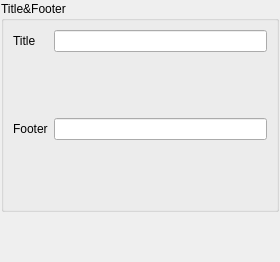
<?xml version="1.0" encoding="UTF-8"?>
<ui version="4.0">
 <class>DAPlotNodeSettingWidget</class>
 <widget class="QWidget" name="DAPlotNodeSettingWidget">
  <property name="geometry">
   <rect>
    <x>0</x>
    <y>0</y>
    <width>280</width>
    <height>262</height>
   </rect>
  </property>
  <property name="sizePolicy">
   <sizepolicy hsizetype="Preferred" vsizetype="Maximum">
    <horstretch>0</horstretch>
    <verstretch>0</verstretch>
   </sizepolicy>
  </property>
  <property name="windowTitle">
   <string>Plot Setting</string>
  </property>
  <layout class="QVBoxLayout" name="verticalLayout">
   <property name="spacing">
    <number>1</number>
   </property>
   <property name="leftMargin">
    <number>1</number>
   </property>
   <property name="topMargin">
    <number>1</number>
   </property>
   <property name="rightMargin">
    <number>1</number>
   </property>
   <property name="bottomMargin">
    <number>1</number>
   </property>
   <item>
    <widget class="QGroupBox" name="groupBoxTitles">
     <property name="title">
      <string>Title&amp;&amp;Footer</string>
     </property>
     <layout class="QGridLayout" name="gridLayout">
      <item row="2" column="0">
       <widget class="QLabel" name="label_2">
        <property name="text">
         <string>Footer</string>
        </property>
       </widget>
      </item>
      <item row="0" column="0">
       <widget class="QLabel" name="label">
        <property name="text">
         <string>Title</string>
        </property>
       </widget>
      </item>
      <item row="1" column="1">
       <widget class="DA::DAFontEditPannelWidget" name="widgetTitleFontEditer" native="true">
        <property name="sizePolicy">
         <sizepolicy hsizetype="Preferred" vsizetype="Fixed">
          <horstretch>0</horstretch>
          <verstretch>0</verstretch>
         </sizepolicy>
        </property>
        <property name="minimumSize">
         <size>
          <width>0</width>
          <height>54</height>
         </size>
        </property>
       </widget>
      </item>
      <item row="0" column="1">
       <widget class="QLineEdit" name="lineEditTitle"/>
      </item>
      <item row="2" column="1">
       <widget class="QLineEdit" name="lineEditFooter"/>
      </item>
      <item row="4" column="1">
       <widget class="DA::DAFontEditPannelWidget" name="widgetFooterFontEditer" native="true">
        <property name="sizePolicy">
         <sizepolicy hsizetype="Preferred" vsizetype="Fixed">
          <horstretch>0</horstretch>
          <verstretch>0</verstretch>
         </sizepolicy>
        </property>
        <property name="minimumSize">
         <size>
          <width>0</width>
          <height>54</height>
         </size>
        </property>
       </widget>
      </item>
     </layout>
    </widget>
   </item>
   <item>
    <spacer name="verticalSpacer">
     <property name="orientation">
      <enum>Qt::Orientation::Vertical</enum>
     </property>
     <property name="sizeHint" stdset="0">
      <size>
       <width>20</width>
       <height>40</height>
      </size>
     </property>
    </spacer>
   </item>
  </layout>
 </widget>
 <customwidgets>
  <customwidget>
   <class>DA::DAFontEditPannelWidget</class>
   <extends>QWidget</extends>
   <header>DAFontEditPannelWidget.h</header>
   <container>1</container>
  </customwidget>
 </customwidgets>
 <resources/>
 <connections/>
</ui>
